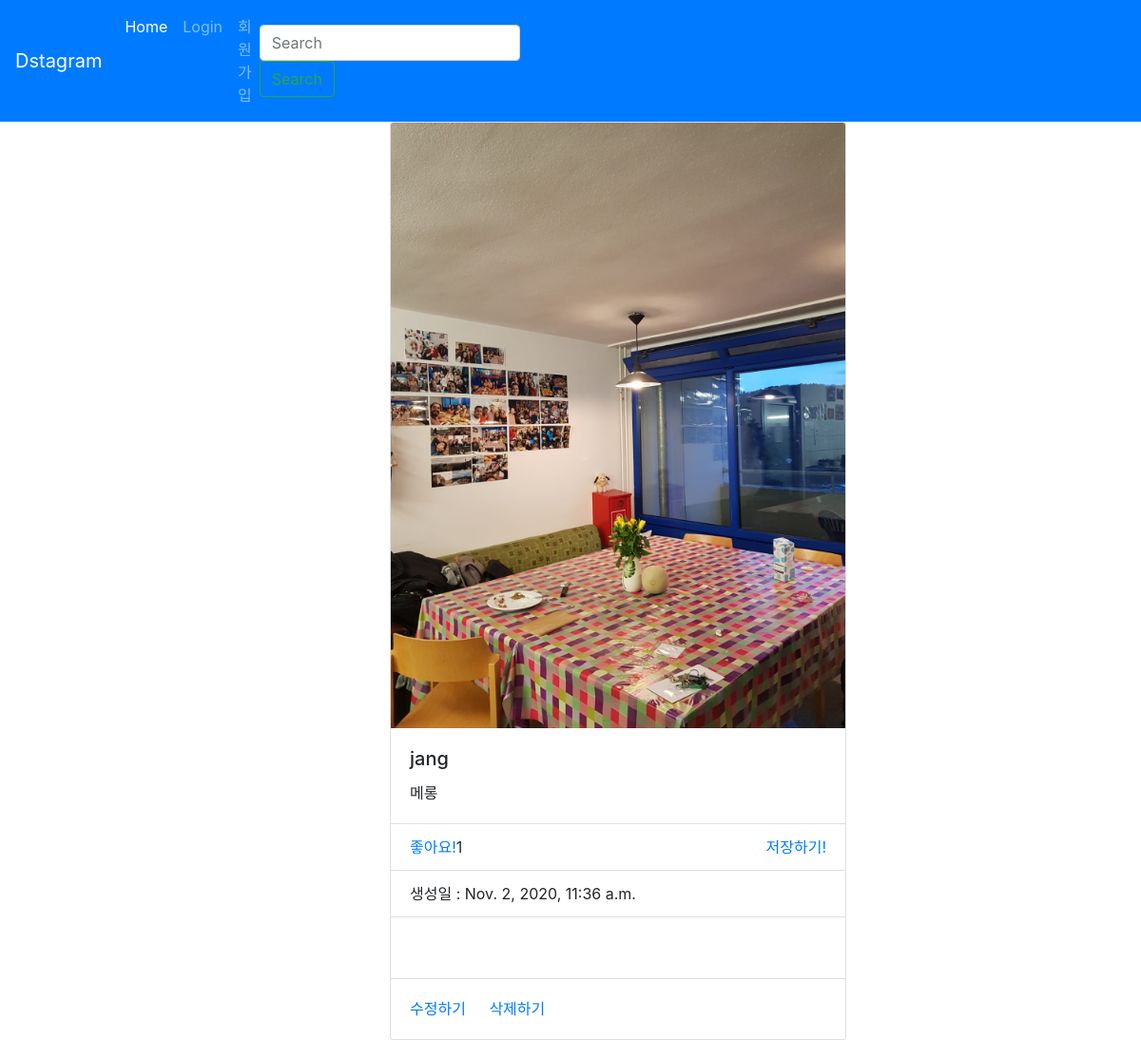
Page /detail/1/ on the committed database.
### photo/models.py (models this page shows, shortened)
class Photo(models.Model):
    author = models.ForeignKey(User, on_delete=models.CASCADE, related_name='user')
    text = models.TextField(blank=True)
    image = models.ImageField(upload_to = 'time_photo/%Y/%m/%d')
    created = models.DateTimeField(auto_now_add=True)
    updated = models.DateTimeField(auto_now=True)
    like = models.ManyToManyField(User, related_name='like_post', blank=True)
    favorite = models.ManyToManyField(User, related_name='favorite_post', blank=True)
    class Meta:
        ordering = ['-created']

### photo/views.py (the view)
# urls.py: path("detail/<int:pk>/", PhotoDetail.as_view(), name='detail'),
class PhotoDetail(DetailView):
    model = Photo
    template_name_suffix = '_detail'

### photo/templates/photo/photo_detail.html (shortened to what this page needs)
{% extends 'base.html' %}
{% block content %}
<div class="row">
    <div class="col"></div>
    <div class="col-12 col-xl-4 col-md-4">
        <div class="card" style="width: 30rem">
            <img src=" {{ object.image.url }}" class="card-img-top" alt="...">
            <div class="card-body">
                <h5 class="card-title">{{ object.author }}</h5>
                <p class="card-text"> {{ object.text }} </p>
            </div>
            <ul class="list-group list-group-flush">
                <li class="list-group-item">
                    <a href="{% url 'photo:like' object.id %}"
                            class = "float-left btn-like
                            ">좋아요!</a>
                    {% if object.like.all.count %}
                    <span class="float-left">
                        {{object.like.all.count}}
                    </span>
                    {% endif %}
                    <a href="{% url  'photo:favorite' object.id%}"
                                class="float-right btn-favorite
                                ">저장하기!</a>
                </li>
                <li class="list-group-item">생성일 : {{ object.created }}</li>
                <li class="list-group-item">
                    {% load disqus_tags %}
                    <div class="card-body">
                    </div>
                </li>
            </ul>
            <div class="card-body">
                <a href="{% url 'photo:update' object.id %}" class="card-link">수정하기</a>
                <a href="{% url 'photo:delete' object.id %}" class="card-link">삭제하기</a>
            </div>
        </div>
    </div>
    <div class="col"></div>
</div>
{% endblock %}

### rows in the picture
Photo: image (picture), author "jang", text "메롱", like.all.count "1", created "Nov. 2, 2020, 11:36 a.m."
